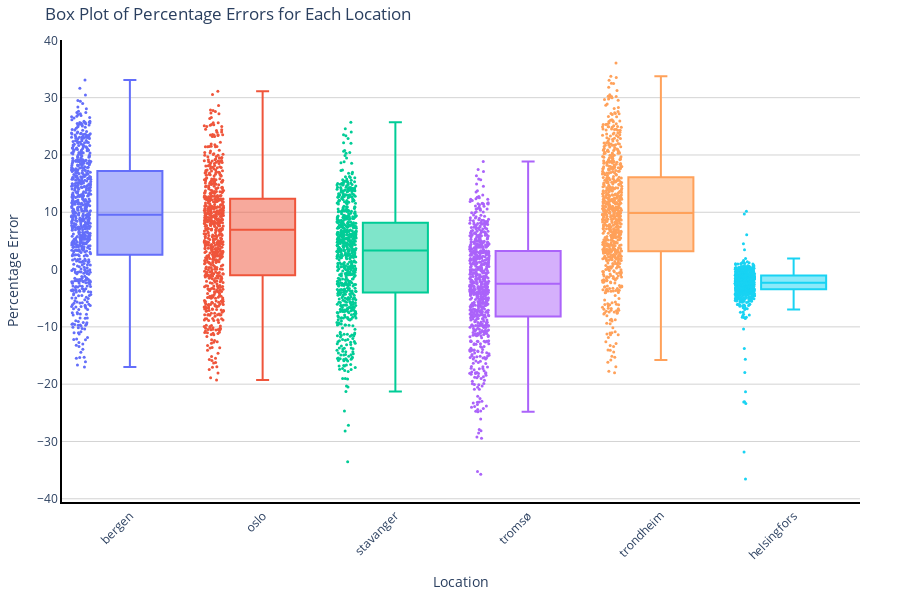

Notebook code for this chart:
### Code cell
import seaborn as sns
import plotly.graph_objects as go

def calculate_percentage_errors(true_values, predicted_values):
    return ((true_values - predicted_values) / true_values) * 100

# Dictionary to store the percentage errors for each location
percentage_errors_per_location = {}

# For each location, calculate percentage errors and store them
for location in combined_test['original_location'].unique():
    true_values_0_10 = results_0_10[location]['consumption']
    predicted_values_0_10 = results_0_10[location]['prediction_label']
    true_values_11_24 = results_11_24[location]['consumption']
    predicted_values_11_24 = results_11_24[location]['prediction_label']
    
    combined_true = pd.concat([true_values_0_10, true_values_11_24])
    combined_predicted = pd.concat([predicted_values_0_10, predicted_values_11_24])
    
    percentage_errors = calculate_percentage_errors(combined_true, combined_predicted)
    percentage_errors_per_location[location] = percentage_errors

# Create a DataFrame from the dictionary
#location_errors_df = pd.DataFrame(dict([(k, pd.Series(v)) for k, v in percentage_errors_per_location.items()]))

location_errors_df = pd.DataFrame(dict([(k, pd.Series(v)) for k, v in percentage_errors_per_location.items()]))

box_plots = [
    go.Box(
        y=location_errors_df[location].dropna(),  # Drop NaN values for plotting
        name=location,
        boxpoints='all',  # Display all points
        jitter=0.3,  # Spread out points for better visibility
        whiskerwidth=0.2,
        marker_size=3,
        line_width=2,
        
    )
    for location in location_errors_df.columns
]

# Create a figure with the box plots
fig = go.Figure(data=box_plots)

# Update layout for a prettier look
fig.update_layout(
    title='Box Plot of Percentage Errors for Each Location',
    xaxis=dict(title='Location', tickangle=-45),  # Rotate location labels for better readability
    yaxis=dict(title='Percentage Error'),
    showlegend=False,  # Hide the legend if not required
    plot_bgcolor='white',  # Set background to white for a clean look
    margin=dict(l=40, r=40, t=40, b=40),  # Set margins to avoid clipping
    height=600,
    width=900
)

# Update axes lines
fig.update_xaxes(showline=True, linewidth=2, linecolor='black', gridcolor='white')
fig.update_yaxes(showline=True, linewidth=2, linecolor='black', gridcolor='lightgray')

# Show the figure
fig.show()




'''
# Define a color palettesd
palette = sns.color_palette("Set3")  # You can choose other palettes like "Set1", "Set3", "muted", etc.

# Plot box plot
plt.figure(figsize=(15, 8))
location_errors_df.boxplot()
plt.title('Box Plot of Percentage Errors for Each Location')
plt.xlabel('Location')
plt.ylabel('Percentage Error')
plt.xticks(rotation=45)
plt.grid(True)
plt.show()
'''

### Figure 1 — Plotly figure (JSON) as saved in the notebook; plotly's stock layout.template omitted (floating-point values rounded to 4 significant figures; data arrays with more than 128 entries replaced by an {"elided": "..."} marker saying what was removed)
{"data": [{"boxpoints": "all", "jitter": 0.3, "line": {"width": 2}, "marker": {"size": 3}, "name": "bergen", "type": "box", "whiskerwidth": 0.2, "y": {"elided": "718 float values"}}, {"boxpoints": "all", "jitter": 0.3, "line": {"width": 2}, "marker": {"size": 3}, "name": "oslo", "type": "box", "whiskerwidth": 0.2, "y": {"elided": "718 float values"}}, {"boxpoints": "all", "jitter": 0.3, "line": {"width": 2}, "marker": {"size": 3}, "name": "stavanger", "type": "box", "whiskerwidth": 0.2, "y": {"elided": "718 float values"}}, {"boxpoints": "all", "jitter": 0.3, "line": {"width": 2}, "marker": {"size": 3}, "name": "tromsø", "type": "box", "whiskerwidth": 0.2, "y": {"elided": "718 float values"}}, {"boxpoints": "all", "jitter": 0.3, "line": {"width": 2}, "marker": {"size": 3}, "name": "trondheim", "type": "box", "whiskerwidth": 0.2, "y": {"elided": "718 float values"}}, {"boxpoints": "all", "jitter": 0.3, "line": {"width": 2}, "marker": {"size": 3}, "name": "helsingfors", "type": "box", "whiskerwidth": 0.2, "y": {"elided": "718 float values"}}], "layout": {"height": 600, "margin": {"b": 40, "l": 40, "r": 40, "t": 40}, "plot_bgcolor": "white", "showlegend": false, "title": {"text": "Box Plot of Percentage Errors for Each Location"}, "width": 900, "xaxis": {"gridcolor": "white", "linecolor": "black", "linewidth": 2, "showline": true, "tickangle": -45, "title": {"text": "Location"}}, "yaxis": {"gridcolor": "lightgray", "linecolor": "black", "linewidth": 2, "showline": true, "title": {"text": "Percentage Error"}}}}
